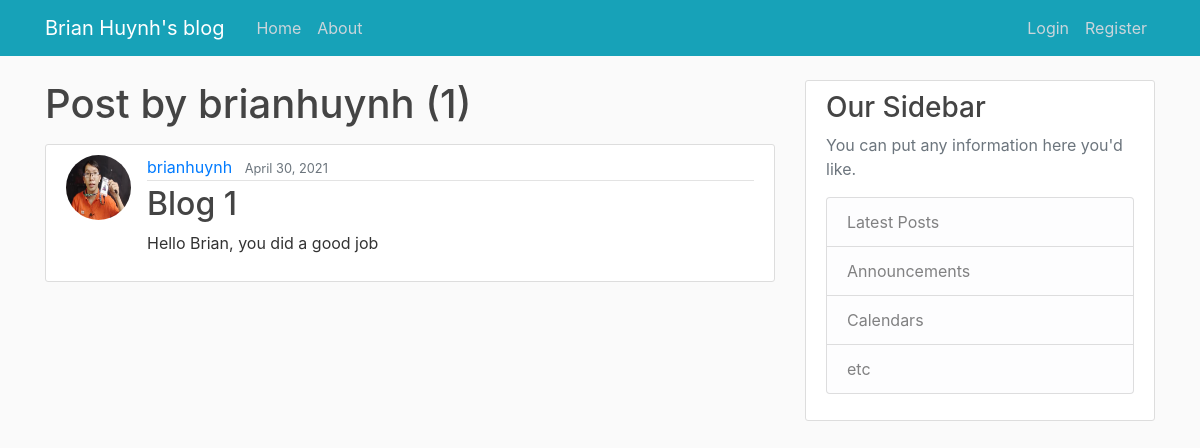
Page /user/brianhuynh on the earlier database version.
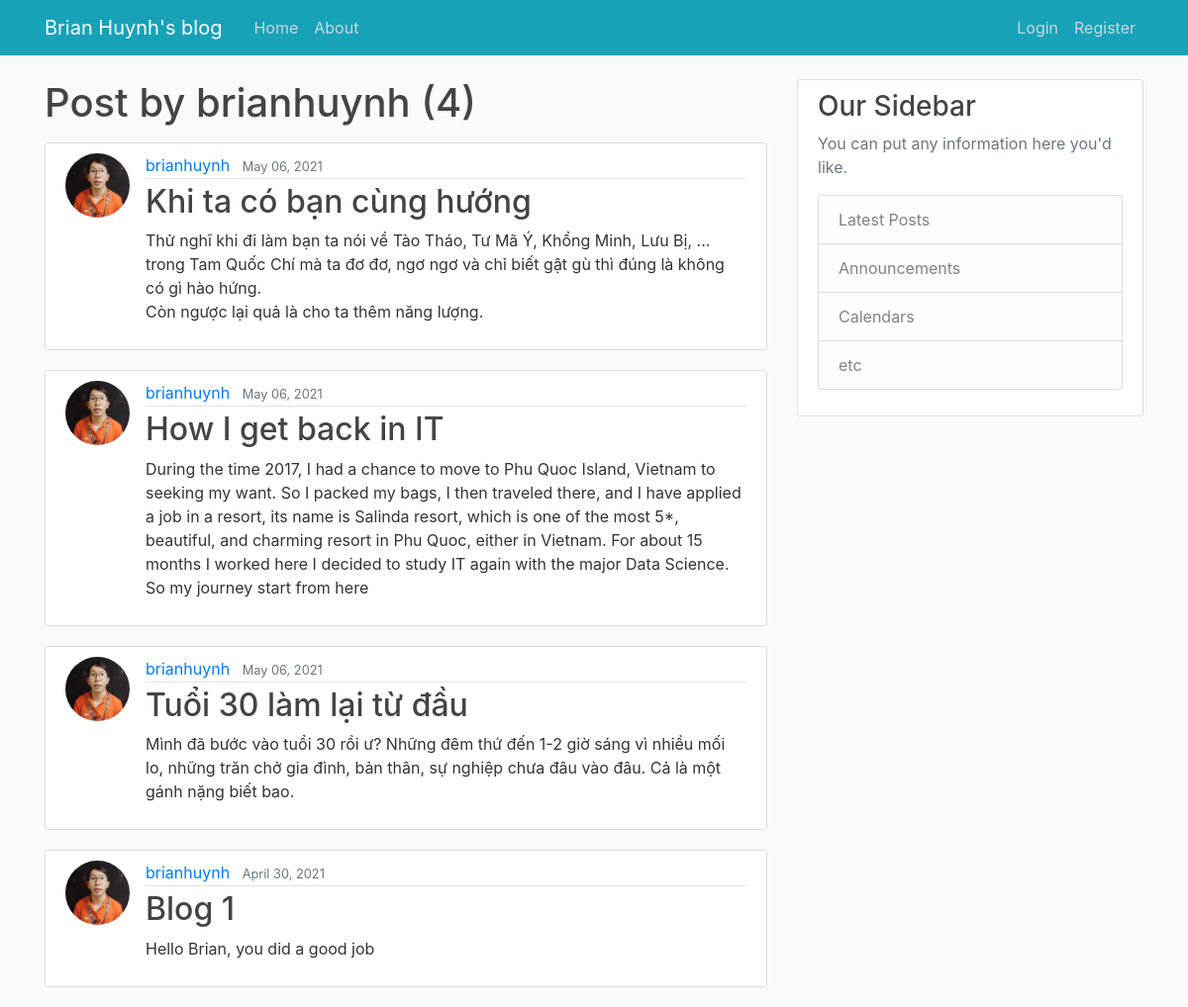
Same page on the later database version.
### blog/models.py (models this page shows, shortened)
class Post(models.Model):
    title = models.CharField(max_length=100)
    content = models.TextField()
    date_posted = models.DateTimeField(default=timezone.now)
    author = models.ForeignKey(User, on_delete=models.CASCADE)

### users/models.py (models this page shows, shortened)
class Profile(models.Model):
    user = models.OneToOneField(User, on_delete=models.CASCADE)
    image = models.ImageField(default='default.jpg',upload_to='profile_pics')

### blog/views.py (the view)
# urls.py: path('user/<str:username>', UserPostListView.as_view(), name='user-posts'),
class UserPostListView(ListView):
    model = Post
    template_name = 'blog/user_posts.html'  # <app>/<model>_<viewtype>.html
    context_object_name = 'posts'
    paginate_by = 5
    def get_queryset(self):
        user = get_object_or_404(User, username=self.kwargs.get('username'))
        return Post.objects.filter(author=user).order_by('-date_posted')

### blog/templates/blog/user_posts.html (shortened to what this page needs)
{% extends "blog/base.html" %}
{% block content %}
    <h1 class="mb-3">Post by {{ view.kwargs.username }} ({{ page_obj.paginator.count }})</h1>
    {% for post in posts %}
        <article class="media content-section">
          <img class="rounded-circle article-img" src="{{ post.author.profile.image.url }}">
          <div class="media-body">
            <div class="article-metadata">
              <a class="mr-2" href="{% url 'user-posts' post.author.username %}">{{ post.author }}</a>
              <small class="text-muted">{{ post.date_posted|date:"F d, Y"}}</small>
            </div>
            <h2><a class="article-title" href="{% url 'post-detail' post.id %}">{{ post.title }}</a></h2>
            <p class="article-content">{{ post.content }}</p>
          </div>
        </article>
    {% endfor %}
{% endblock content %}

Differences in the rows shown:
added Post: author.profile.image (picture), author "brianhuynh", date_posted "May 06, 2021", title "Khi ta có bạn cùng hướng", content "Thử nghĩ khi đi làm bạn ta nói về Tào Tháo, Tư Mã Ý, Khổng Minh, Lưu Bị, ... trong Tam Quốc Chí mà ta đơ đơ, ngơ ngơ và chỉ biết gật gù thì đúng là không có gì hào hứng. Còn ngược lại quả là cho ta thêm năng lượng."
added Post: author.profile.image (picture), author "brianhuynh", date_posted "May 06, 2021", title "How I get back in IT", content "During the time 2017, I had a chance to move to Phu Quoc Island, Vietnam to seeking my want. So I packed my bags, I then traveled there, and I have applied a job in a resort, its name is Salinda resort, which is one of the most 5*, beautiful, and charming resort in Phu Quoc, either in Vietnam. For about 15 months I worked here I decided to study IT again with the major Data Science. So my journey start from here"
added Post: author.profile.image (picture), author "brianhuynh", date_posted "May 06, 2021", title "Tuổi 30 làm lại từ đầu", content "Mình đã bước vào tuổi 30 rồi ư? Những đêm thứ đến 1-2 giờ sáng vì nhiều mối lo, những trăn chở gia đình, bản thân, sự nghiệp chưa đâu vào đâu. Cả là một gánh nặng biết bao."
changed through a linked row, Post "Blog 1": author.profile.image: a different picture
Other differences:
{{ page_obj.paginator.count }}: "1" → "4"
